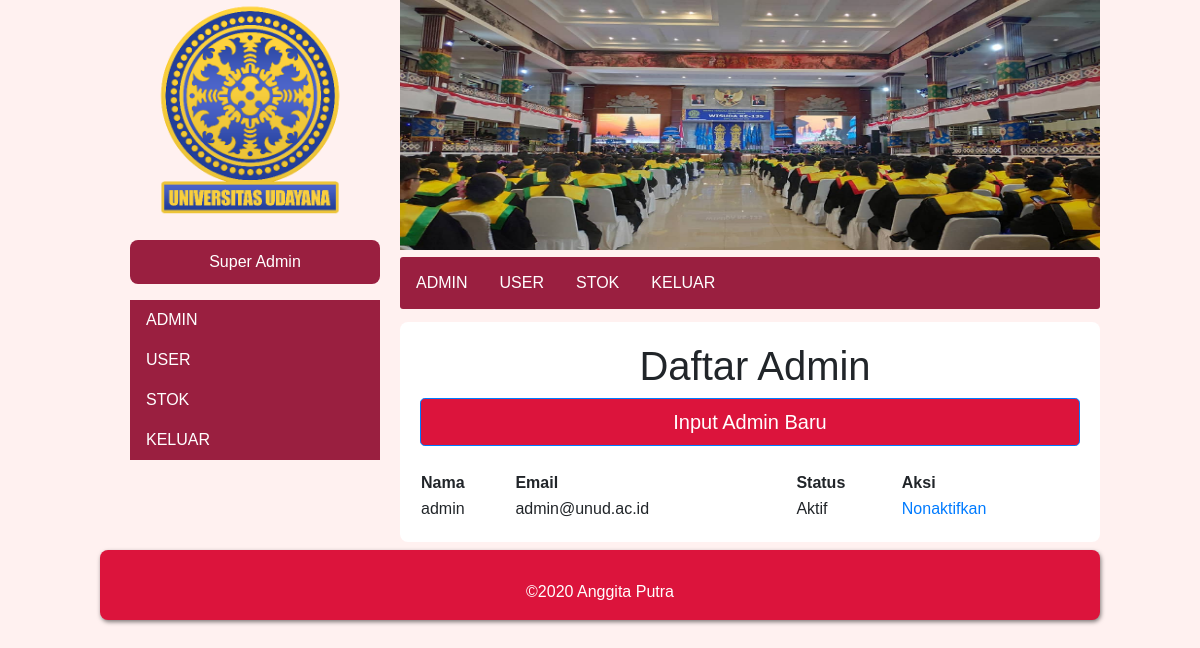
Screenshot of /admin.php (signed in) with the database file from the repository.
### tables this page shows
CREATE TABLE `user` (
  `id_user` int(11) NOT NULL,
  `user_name` varchar(100) NOT NULL,
  `email` varchar(255) NOT NULL,
  `password` varchar(256) NOT NULL,
  `role` enum('suadmin','user','admin','nonaktif') NOT NULL
);

### db-con.php (called while the page is built, shortened)
<?php
class database{
	var $host = "localhost:3306";
	var $username = "root";
	var $password = "";
	var $database = "final_praktikum";
	function __construct(){
		$this->koneksi = mysqli_connect($this->host, $this->username, $this->password,$this->database);
	}
}
?>

### admin.php (the view, shortened to what this page needs)
<!DOCTYPE html>
<html lang="en">
<head>
    <link rel="stylesheet" href="https://stackpath.bootstrapcdn.com/bootstrap/4.5.0/css/bootstrap.min.css">
    <?php include "style.php"; ?>
    <link rel="stylesheet" href="css/galeri.css">
</head>
<?php
$query = "SELECT * FROM user WHERE role='admin' OR role='nonaktif';"
?>
<body>
    <div id="main-content">
        <?php include 'header-sidebar.php';?>
        <div id="isi">
                <h1 style="text-align: center;">Daftar Admin</h1>
                <button data-target="#create" data-toggle="modal" style="background-color: #DC143C;" class="btn btn-primary btn-lg btn-block">Input Admin Baru</button><br>
                <table style="text-align: left;padding:10px;width:100%;">
                    <tr>
                        <th>Nama</th>
                        <th>Email</th>
                        <th>Status</th>
                        <th>Aksi</th>
                    </tr>
                    <?php
                    include_once("db-con.php");
                    $database = new database();
                    $result = mysqli_query($database->koneksi,$query);
                    while($pj = mysqli_fetch_assoc($result)){
                        echo "<tr>
                                <td>".$pj['user_name']."</td>
                                <td>".$pj['email']."</td>
                                <td>".($pj['role'] == 'admin' ? 'Aktif' : 'Nonaktif')."</td>
                                <td><a href=\"status-admin.php?id_user=".$pj['id_user']."&role=".$pj['role']."\">".($pj['role'] != 'admin' ? 'Aktifkan' : 'Nonaktifkan')."</a></td>
                            </tr>";
                    }
                    ?>
                </table>
        </div>
        <div id="footer">
            <p>©2020 Anggita Putra</p>
        </div>
    </div>
</body>
</html>

### css/admin.css (style rules this page uses)
body { background-color: #fff1f0; }
#footer { width: auto; height: 70px; background-color: #DC143C; border-radius: 8px; box-shadow: 1px 2px 4px rgba(0, 0, 0, .5); }
#footer p { color:white; padding: 30px ; text-align: center; }

### css/galeri.css (style rules this page uses)
* { font-family: sans-serif; }
#main-content { margin: 0 auto; width: 1000px; height: auto; }
#isi { margin-top: 22px; margin-bottom: 8px; padding: 20px; width: 700px; float: right; background: white; border-radius: 8px; }
#isi h1 { margin-left: 10px; }

### rows the page displays
user: user_name "admin", email "admin@unud.ac.id", role "Aktif"
